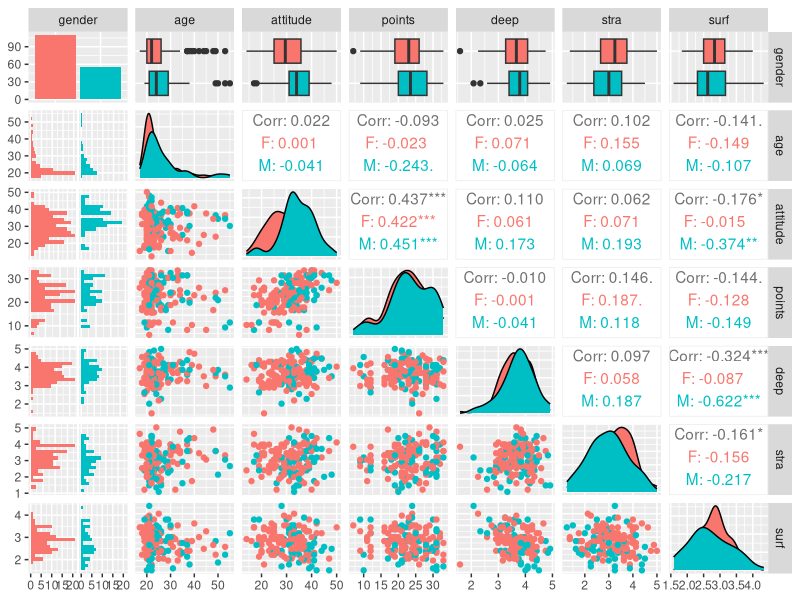
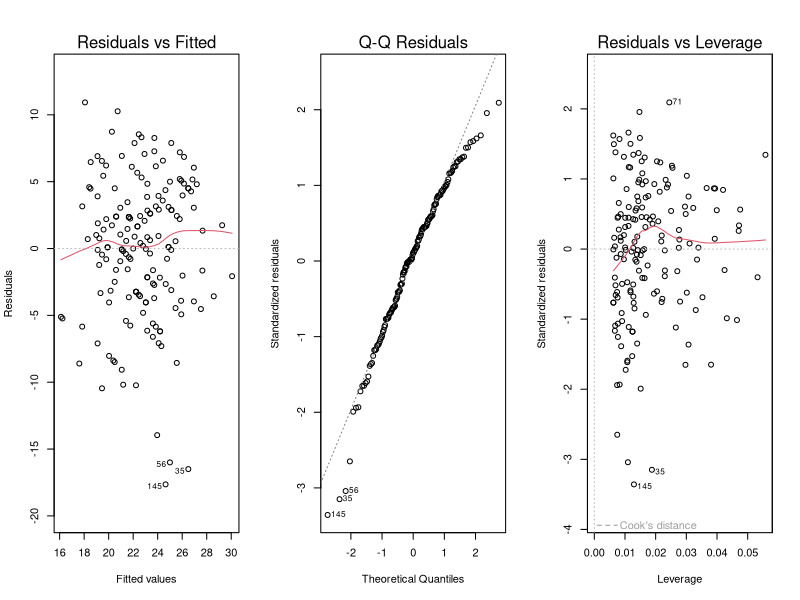

These figures' R source, in order:
## ---- chunk 1
#Packages required in this exercise.
library(dplyr)
library(GGally)
library(ggplot2)
## ---- chunk 2
learning2014v2 <- as.data.frame(read.table('learning2014.csv', sep="\t", header=TRUE))
## ---- chunk 3
str(learning2014v2)
## ---- chunk 4
dim(learning2014v2)
## ---- chunk 5
p <- ggpairs(learning2014v2, mapping = aes(col=gender), lower = list(combo = wrap("facethist", bins = 20)))
p
## ---- chunk 6
summary(learning2014v2)
## ---- chunk 7
learning2014v2_model <- lm(points ~ attitude + deep + stra, data = learning2014v2)
## ---- chunk 8
summary(learning2014v2_model)
## ---- chunk 9
learning2014v2_model <- lm(points ~ attitude + stra, data = learning2014v2)
## ---- chunk 10
summary(learning2014v2_model)
## ---- chunk 11
par(mfrow = c(1,3))
# Draw diagnostic plots using the plot() function. Choose the plots 1, 2 and 5
plot(learning2014v2_model, which = c(1,2,5))
